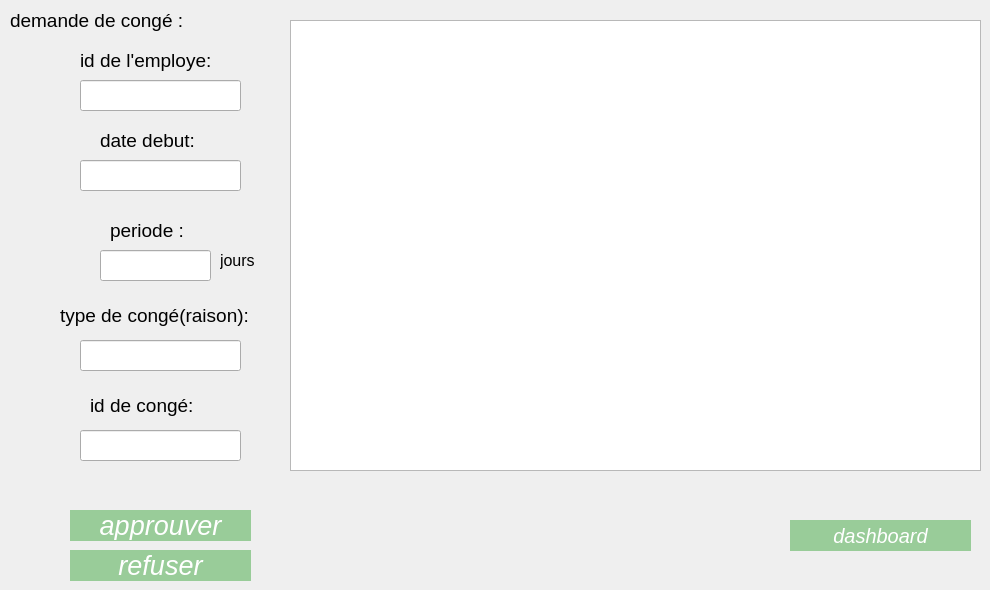
    <widget class="QWidget" name="tab_12">
     <attribute name="title">
      <string>Fonctionalités</string>
     </attribute>
     <widget class="QLineEdit" name="TYPE">
      <property name="geometry">
       <rect>
        <x>80</x>
        <y>340</y>
        <width>161</width>
        <height>31</height>
       </rect>
      </property>
     </widget>
     <widget class="QLabel" name="genre_4">
      <property name="geometry">
       <rect>
        <x>60</x>
        <y>300</y>
        <width>251</width>
        <height>31</height>
       </rect>
      </property>
      <property name="font">
       <font>
        <family>Segoe UI</family>
        <pointsize>14</pointsize>
       </font>
      </property>
      <property name="text">
       <string>type de congé(raison):</string>
      </property>
     </widget>
     <widget class="QLabel" name="label_40">
      <property name="geometry">
       <rect>
        <x>80</x>
        <y>50</y>
        <width>191</width>
        <height>21</height>
       </rect>
      </property>
      <property name="font">
       <font>
        <family>Segoe UI</family>
        <pointsize>14</pointsize>
       </font>
      </property>
      <property name="text">
       <string>id de l'employe:</string>
      </property>
     </widget>
     <widget class="QLineEdit" name="DATEDEB">
      <property name="geometry">
       <rect>
        <x>80</x>
        <y>160</y>
        <width>161</width>
        <height>31</height>
       </rect>
      </property>
     </widget>
     <widget class="QLabel" name="prenom_4">
      <property name="geometry">
       <rect>
        <x>100</x>
        <y>130</y>
        <width>131</width>
        <height>21</height>
       </rect>
      </property>
      <property name="font">
       <font>
        <family>Segoe UI</family>
        <pointsize>14</pointsize>
       </font>
      </property>
      <property name="text">
       <string>date debut:</string>
      </property>
     </widget>
     <widget class="QLineEdit" name="PERIODE">
      <property name="geometry">
       <rect>
        <x>100</x>
        <y>250</y>
        <width>111</width>
        <height>31</height>
       </rect>
      </property>
     </widget>
     <widget class="QLabel" name="label_37">
      <property name="geometry">
       <rect>
        <x>90</x>
        <y>390</y>
        <width>251</width>
        <height>31</height>
       </rect>
      </property>
      <property name="font">
       <font>
        <family>Segoe UI</family>
        <pointsize>14</pointsize>
       </font>
      </property>
      <property name="text">
       <string>id de congé:</string>
      </property>
     </widget>
     <widget class="QPushButton" name="pushButton_approuver">
      <property name="geometry">
       <rect>
        <x>70</x>
        <y>510</y>
        <width>181</width>
        <height>31</height>
       </rect>
      </property>
      <property name="font">
       <font>
        <family>Segoe UI</family>
        <pointsize>20</pointsize>
        <italic>true</italic>
       </font>
      </property>
      <property name="mouseTracking">
       <bool>true</bool>
      </property>
      <property name="styleSheet">
       <string notr="true">QPushButton:checked {
    background-color: #99CC99; /* Couleur de fond lorsque le bouton est coché */
    color: white;              /* Couleur du texte souhaitée */
    border: 1px solid #99CC99; /* Bordure si nécessaire */
}
</string>
      </property>
      <property name="text">
       <string>approuver</string>
      </property>
      <property name="checkable">
       <bool>true</bool>
      </property>
      <property name="checked">
       <bool>true</bool>
      </property>
      <property name="autoRepeat">
       <bool>false</bool>
      </property>
     </widget>
     <widget class="QLabel" name="label_39">
      <property name="geometry">
       <rect>
        <x>110</x>
        <y>210</y>
        <width>121</width>
        <height>41</height>
       </rect>
      </property>
      <property name="font">
       <font>
        <family>Segoe UI</family>
        <pointsize>14</pointsize>
       </font>
      </property>
      <property name="text">
       <string>periode :</string>
      </property>
     </widget>
     <widget class="QLineEdit" name="IDE">
      <property name="geometry">
       <rect>
        <x>80</x>
        <y>80</y>
        <width>161</width>
        <height>31</height>
       </rect>
      </property>
     </widget>
     <widget class="QLineEdit" name="IDC">
      <property name="geometry">
       <rect>
        <x>80</x>
        <y>430</y>
        <width>161</width>
        <height>31</height>
       </rect>
      </property>
     </widget>
     <widget class="QPushButton" name="pushButton_refuser">
      <property name="geometry">
       <rect>
        <x>70</x>
        <y>550</y>
        <width>181</width>
        <height>31</height>
       </rect>
      </property>
      <property name="font">
       <font>
        <family>Segoe UI</family>
        <pointsize>20</pointsize>
        <italic>true</italic>
       </font>
      </property>
      <property name="mouseTracking">
       <bool>true</bool>
      </property>
      <property name="styleSheet">
       <string notr="true">QPushButton:checked {
    background-color: #99CC99; /* Couleur de fond lorsque le bouton est coché */
    color: white;              /* Couleur du texte souhaitée */
    border: 1px solid #99CC99; /* Bordure si nécessaire */
}
</string>
      </property>
      <property name="text">
       <string>refuser</string>
      </property>
      <property name="checkable">
       <bool>true</bool>
      </property>
      <property name="checked">
       <bool>true</bool>
      </property>
      <property name="autoRepeat">
       <bool>false</bool>
      </property>
     </widget>
     <widget class="QLabel" name="label_41">
      <property name="geometry">
       <rect>
        <x>220</x>
        <y>240</y>
        <width>101</width>
        <height>41</height>
       </rect>
      </property>
      <property name="font">
       <font>
        <family>Segoe UI</family>
        <pointsize>12</pointsize>
       </font>
      </property>
      <property name="text">
       <string>jours</string>
      </property>
     </widget>
     <widget class="QTableView" name="tableView_2">
      <property name="geometry">
       <rect>
        <x>290</x>
        <y>20</y>
        <width>691</width>
        <height>451</height>
       </rect>
      </property>
     </widget>
     <widget class="QLabel" name="label_42">
      <property name="geometry">
       <rect>
        <x>10</x>
        <y>10</y>
        <width>211</width>
        <height>21</height>
       </rect>
      </property>
      <property name="font">
       <font>
        <family>Segoe UI</family>
        <pointsize>14</pointsize>
       </font>
      </property>
      <property name="text">
       <string>demande de congé :</string>
      </property>
     </widget>
     <widget class="QPushButton" name="pushButton_goToScorePage">
      <property name="geometry">
       <rect>
        <x>790</x>
        <y>520</y>
        <width>181</width>
        <height>31</height>
       </rect>
      </property>
      <property name="font">
       <font>
        <family>Segoe UI</family>
        <pointsize>15</pointsize>
        <italic>true</italic>
       </font>
      </property>
      <property name="mouseTracking">
       <bool>true</bool>
      </property>
      <property name="styleSheet">
       <string notr="true">QPushButton:checked {
    background-color: #99CC99; /* Couleur de fond lorsque le bouton est coché */
    color: white;              /* Couleur du texte souhaitée */
    border: 1px solid #99CC99; /* Bordure si nécessaire */
}
</string>
      </property>
      <property name="text">
       <string>dashboard</string>
      </property>
      <property name="checkable">
       <bool>true</bool>
      </property>
      <property name="checked">
       <bool>true</bool>
      </property>
      <property name="autoRepeat">
       <bool>false</bool>
      </property>
     </widget>
    </widget>
